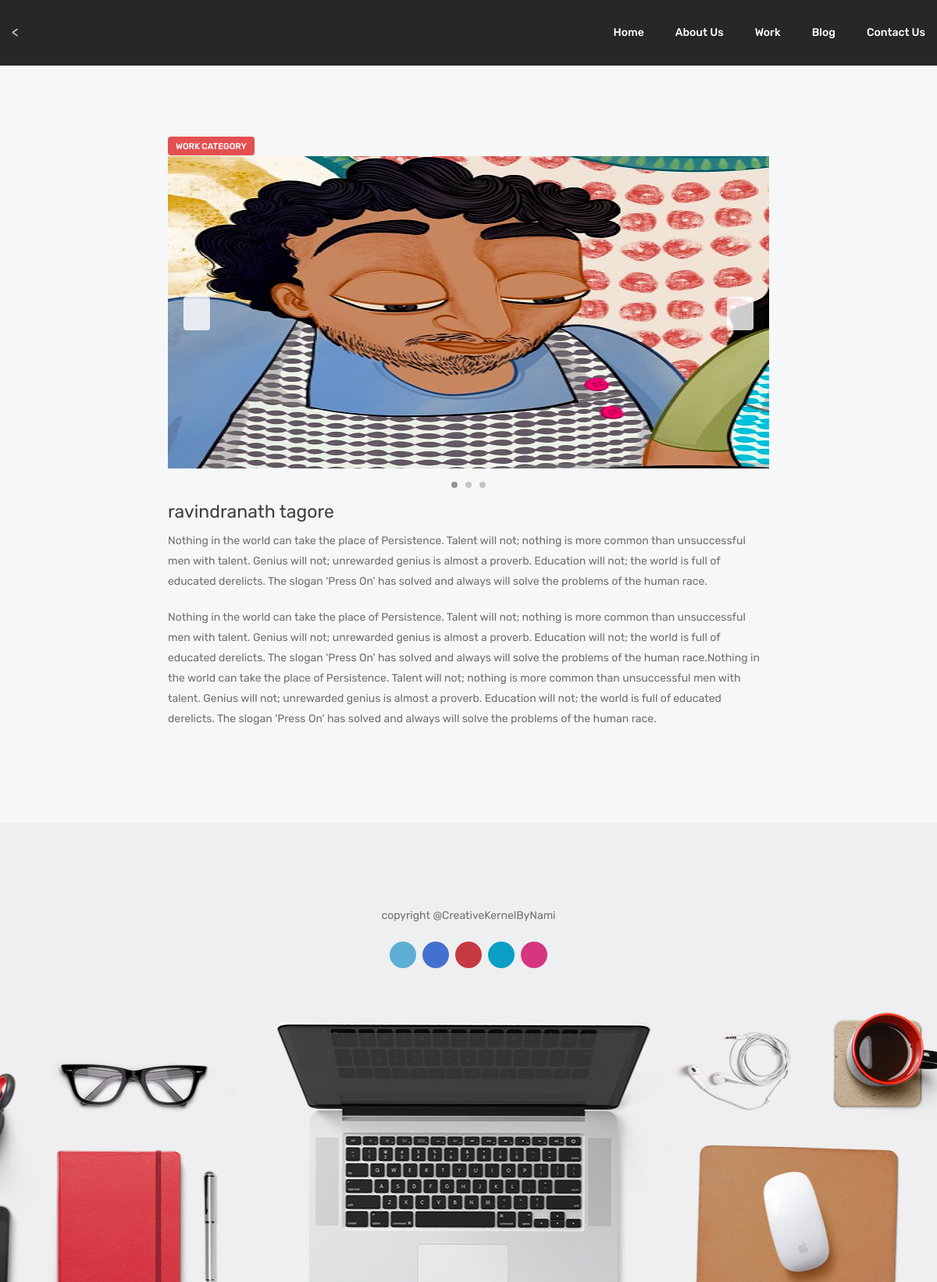
The page /work_detail/5/ on the database its author committed.
### My_Portfolio/models.py (models this page shows, shortened)
class Work(models.Model):
    catdata=models.ForeignKey(Category,max_length=100,null=True,on_delete=models.CASCADE)
    type=models.CharField(choices=options,null=True,max_length=100)
    title=models.CharField(max_length=100,null=True)
    img = models.FileField(null=True)
    gif = models.FileField(null=True)
    video=models.FileField(null=True)
    short_description=models.TextField(null=True)
    long_description=models.TextField(null=True)

class Category(models.Model):
    name=models.CharField(max_length=100,null=True)

### My_Portfolio/views.py (the view)
# urls.py: path('work_detail/<int:wid>/', work_detail, name='work_detail'),
def work_detail(request,wid):
    wd=Work.objects.get(id=wid)
    d={"wd":wd}
    return render(request,'work_detail.html',d)

### My_Portfolio/templates/work_detail.html (shortened to what this page needs)
<!DOCTYPE html>
<html lang="en">
<head>
    {% load static %}
<link rel="stylesheet" type="text/css" href="{% static 'style/css/bootstrap.min.css' %}">
<link rel="stylesheet" type="text/css" href="{% static 'style/css/plugins.css' %}">
<link rel="stylesheet" type="text/css" href="{% static 'style/revolution/css/settings.css' %}">
<link rel="stylesheet" type="text/css" href="{% static 'style/revolution/css/layers.css' %}">
<link rel="stylesheet" type="text/css" href="{% static 'style/revolution/css/navigation.css' %}">
<link rel="stylesheet" type="text/css" href="{% static 'style/type/icons.css' %}">
<link rel="stylesheet" type="text/css" href="{% static 'style/css/style.css' %}">
<link rel="stylesheet" type="text/css" href="{% static 'style/css/color/blue.css' %}">
</head>
<body class="onepage" data-spy="scroll" data-target=".navbar">
<div class="content-wrapper">
  <nav class="navbar dark-wrapper inverse-text">
    <div class="container">
      <div class="flex-it">
        <div class="navbar-header">
          <div class="navbar-brand"><<a href="index2.html"><img src="#" srcset="style/images/logo-light.png 1x,style/images/logo-light@2x.png 2x" alt="" /></a></div>
        </div>
        <div class="navbar-collapse collapse">
          <ul class="nav navbar-nav">
            <li><a href="{% url 'home' %}" class="scroll">Home</a> </li>
            <li><a href="{% url 'about' %}" class="scroll">About Us</a> </li>
            <li><a href="{% url 'work' 'all' %}" class="scroll">Work</a> </li>
            <li><a href="{% url 'blog' %}" class="scroll">Blog</a> </li>
            <li><a href="{% url 'contact' %}" class="scroll">Contact Us</a> </li>
          </ul>
        </div>
      </div>
    </div>
  </nav>
  <div class="wrapper light-wrapper">
    <div class="container inner">
      <div class="row">
        <div class="col-md-8 col-md-offset-2">
          <div class="blog classic-view single">
            <span class="category"><a href="#" class="label bg-red">{{wd.catdata.name}} Category</a></span>
            <div class="post">
              <div class="slick-wrapper">
        <div class="slick text-center mb-40" data-slick='{"slidesToShow": 1}'>
          <div class="item"> <img src="{{wd.img.url}}" alt="" height="400" width="550" /> </div>
        </div>
        <div class="slick-nav-container inner-arrows bg light-bg">
          <div class="slick-nav"></div>
        </div>
      </div>
              <div class="post-content">
                <h1 class="post-title">{{wd.title}}</h1>
                <p>{{wd.short_description}}</p>
                <p>{{wd.long_description}} </p>
                <div class="space10"></div>
            </div>
          </div>
        </div>
        </div>
      </div>
  </div>
<footer class="gray-wrapper footer-bg footer-bg3">
  <div class="sub-footer">
    <div class="container inner pt-60 pb-30 text-center"> <img src="#" srcset="style/images/logo.png 1x, style/images/logo@2x.png 2x" alt="" />
      <div class="space20"></div>
      <p>copyright @CreativeKernelByNami</p>
      <div class="space20"></div>
      <ul class="social social-bg social-s">
        <li><a href="#"><i class="et-twitter"></i></a></li>
        <li><a href="#"><i class="et-facebook"></i></a></li>
        <li><a href="#"><i class="et-pinterest"></i></a></li>
        <li><a href="#"><i class="et-vimeo"></i></a></li>
        <li><a href="#"><i class="et-instagram"></i></a></li>
      </ul>
    </div>
  </div>
</footer>
</div>
</div>
</body>
</html>

### My_Portfolio/static/style/css/color/blue.css (style rules this page uses)
a { color: #4c98c9; }

### rows shown on the page
Work: catdata.name "WORK", img (picture), title "ravindranath tagore", short_description "Nothing in the world can take the place of Persistence. Talent will not; nothing is more common than unsuccessful men with talent. Genius will not; unrewarded genius is almost a proverb. Education will not; the world is full of educated derelicts. The slogan 'Press On' has solved and always will solve the problems of the human race.", long_description "Nothing in the world can take the place of Persistence. Talent will not; nothing is more common than unsuccessful men with talent. Genius will not; unrewarded genius is almost a proverb. Education will not; the world is full of educated derelicts. The slogan 'Press On' has solved and always will solve the problems of the human race.Nothing in the world can take the place of Persistence. Talent will not; nothing is more common than unsuccessful men with talent. Genius will not; unrewarded genius is almost a proverb. Education will not; the world is full of educated derelicts. The slogan 'Press On' has solved and always will solve the problems of the human race."
